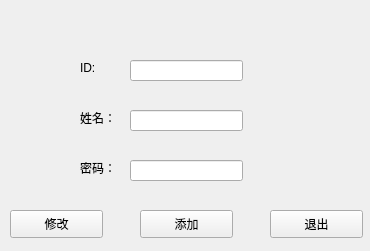
<?xml version="1.0" encoding="UTF-8"?>
<ui version="4.0">
 <class>Teaupdata</class>
 <widget class="QWidget" name="Teaupdata">
  <property name="geometry">
   <rect>
    <x>0</x>
    <y>0</y>
    <width>370</width>
    <height>251</height>
   </rect>
  </property>
  <property name="windowTitle">
   <string>Form</string>
  </property>
  <widget class="QLineEdit" name="lineEdit">
   <property name="geometry">
    <rect>
     <x>130</x>
     <y>60</y>
     <width>113</width>
     <height>21</height>
    </rect>
   </property>
  </widget>
  <widget class="QLineEdit" name="lineEdit_2">
   <property name="geometry">
    <rect>
     <x>130</x>
     <y>110</y>
     <width>113</width>
     <height>21</height>
    </rect>
   </property>
  </widget>
  <widget class="QLineEdit" name="lineEdit_3">
   <property name="geometry">
    <rect>
     <x>130</x>
     <y>160</y>
     <width>113</width>
     <height>21</height>
    </rect>
   </property>
  </widget>
  <widget class="QLabel" name="label">
   <property name="geometry">
    <rect>
     <x>80</x>
     <y>60</y>
     <width>41</width>
     <height>16</height>
    </rect>
   </property>
   <property name="text">
    <string>ID:</string>
   </property>
  </widget>
  <widget class="QLabel" name="label_2">
   <property name="geometry">
    <rect>
     <x>80</x>
     <y>110</y>
     <width>51</width>
     <height>16</height>
    </rect>
   </property>
   <property name="text">
    <string>姓名：</string>
   </property>
  </widget>
  <widget class="QLabel" name="label_3">
   <property name="geometry">
    <rect>
     <x>80</x>
     <y>160</y>
     <width>51</width>
     <height>16</height>
    </rect>
   </property>
   <property name="text">
    <string>密码：</string>
   </property>
  </widget>
  <widget class="QPushButton" name="pushButton">
   <property name="geometry">
    <rect>
     <x>10</x>
     <y>210</y>
     <width>93</width>
     <height>28</height>
    </rect>
   </property>
   <property name="text">
    <string>修改</string>
   </property>
  </widget>
  <widget class="QPushButton" name="pushButton_2">
   <property name="geometry">
    <rect>
     <x>140</x>
     <y>210</y>
     <width>93</width>
     <height>28</height>
    </rect>
   </property>
   <property name="text">
    <string>添加</string>
   </property>
  </widget>
  <widget class="QPushButton" name="pushButton_3">
   <property name="geometry">
    <rect>
     <x>270</x>
     <y>210</y>
     <width>93</width>
     <height>28</height>
    </rect>
   </property>
   <property name="text">
    <string>退出</string>
   </property>
  </widget>
  <widget class="QLabel" name="label_4">
   <property name="geometry">
    <rect>
     <x>80</x>
     <y>20</y>
     <width>231</width>
     <height>16</height>
    </rect>
   </property>
   <property name="text">
    <string/>
   </property>
  </widget>
 </widget>
 <resources/>
 <connections/>
</ui>
